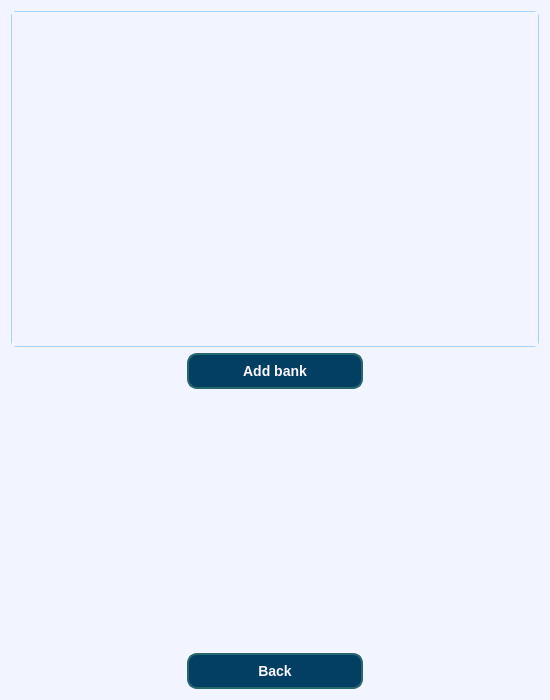
<?xml version="1.0" encoding="UTF-8"?>
<ui version="4.0">
 <class>bank_window</class>
 <widget class="QWidget" name="bank_window">
  <property name="geometry">
   <rect>
    <x>0</x>
    <y>0</y>
    <width>550</width>
    <height>700</height>
   </rect>
  </property>
  <property name="windowTitle">
   <string>bank_window</string>
  </property>
  <property name="styleSheet">
   <string notr="true">QWidget {
    background-color: rgb(242, 244, 255); /* Светлый фон */
}
QToolTip {
    background-color: rgb(3, 63, 99); /* Тёмно-синий фон */
    color: rgb(252, 247, 255); /* Белый цвет текста */
    border: 1px solid rgb(40, 102, 110); /* Бирюзовая обводка */
    border-radius: 5px; /* Закруглённые углы */
    padding: 4px; /* Внутренние отступы */
    font-size: 12px; /* Размер шрифта */
    font-weight: bold; /* Жирный текст */
    font-family: Arial, sans-serif; /* Шрифт */
}

QMessageBox {
    background-color: rgb(242, 244, 255); /* Светлый фон */
    color: rgb(3, 63, 99); /* Темно-синий цвет текста для контраста */
    border: 2px solid rgb(40, 102, 110); /* Бирюзовая обводка */
    border-radius: 8px; /* Закругленные углы */
}

QMessageBox QLabel {
    color: rgb(3, 63, 99); /* Темный цвет текста */
    font-size: 14px; /* Размер шрифта */
}
QMessageBox QPushButton {
    background-color: rgb(3, 63, 99); /* Синий фон кнопки */
    color: rgb(252, 247, 255); /* Белый цвет текста */
    border: none;
    border-radius: 5px;
    padding: 6px 12px; /* Отступы для приятного вида */
}
QMessageBox QPushButton:hover {
    background-color: rgb(40, 102, 110); /* Цвет при наведении */
}
QInputDialog {
    background-color: rgb(242, 244, 255); /* Светлый фон */
    color: rgb(3, 63, 99); /* Темно-синий цвет текста */
    border: 2px solid rgb(40, 102, 110); /* Бирюзовая обводка */
    border-radius: 8px; /* Закругленные углы */
}

QInputDialog QLabel {
    color: rgb(3, 63, 99); /* Темный синий цвет текста */
    font-size: 14px; /* Размер шрифта */
}

QInputDialog QLineEdit {
    background-color: rgb(252, 247, 255); /* Светлый фон поля ввода */
    color: rgb(3, 63, 99); /* Темный текст */
    border: 1px solid rgb(124, 152, 133); /* Граница поля ввода */
    border-radius: 5px; /* Закругленные углы поля ввода */
    padding: 4px; /* Внутренние отступы */
}

QInputDialog QPushButton {
    background-color: rgb(3, 63, 99); /* Синий фон кнопки */
    color: rgb(252, 247, 255); /* Белый цвет текста */
    border: none;
    border-radius: 5px;
    padding: 6px 12px; /* Отступы для приятного вида */
}

QInputDialog QPushButton:hover {
    background-color: rgb(40, 102, 110); /* Цвет при наведении */
}
QPushButton {
    background-color: rgb(3, 63, 99); /* Тёмно-синий основной цвет */
    color: rgb(252, 247, 255); /* Белый цвет текста */
    border: 2px solid rgb(40, 102, 110); /* Бирюзовая обводка */
    border-radius: 10px; /* Закруглённые края */
    padding: 8px 16px; /* Отступы для приятного вида */
    font-size: 14px; /* Размер шрифта */
    font-weight: bold; /* Жирный текст */
}
QPushButton:hover {
    background-color: rgb(40, 102, 110); /* Цвет кнопки при наведении */
    color: rgb(218, 223, 247); /* Голубой текст при наведении */
}
QPushButton:pressed {
    background-color: rgb(124, 152, 133); /* Цвет при нажатии */
}
QScrollArea {
    background-color: rgb(242, 244, 255); /* Светлый фон */
    border: 1px solid rgb(169, 211, 255); /* Тонкая граница */
    border-radius: 5px; /* Закругленные углы */
}
QScrollBar:vertical {
    background-color: rgb(242, 244, 255); /* Цвет фона скроллбара */
    width: 10px; /* Ширина скроллбара */
}
QScrollBar::handle:vertical {
    background-color: rgb(3, 63, 99); /* Основной цвет ползунка */
    border-radius: 5px;
    min-height: 20px; /* Минимальная высота ползунка */
}
QScrollBar::add-line:vertical, QScrollBar::sub-line:vertical {
    background: none; /* Без линий сверху и снизу */
    height: 0px;
}
</string>
  </property>
  <layout class="QGridLayout" name="gridLayout_2">
   <item row="0" column="0">
    <widget class="QScrollArea" name="scrollArea">
     <property name="styleSheet">
      <string notr="true"/>
     </property>
     <property name="frameShape">
      <enum>QFrame::Shape::NoFrame</enum>
     </property>
     <property name="widgetResizable">
      <bool>true</bool>
     </property>
     <widget class="QWidget" name="scrollAreaWidgetContents">
      <property name="enabled">
       <bool>true</bool>
      </property>
      <property name="geometry">
       <rect>
        <x>0</x>
        <y>0</y>
        <width>530</width>
        <height>336</height>
       </rect>
      </property>
     </widget>
    </widget>
   </item>
   <item row="6" column="0">
    <layout class="QGridLayout" name="gridLayout_5">
     <item row="2" column="0">
      <spacer name="horizontalSpacer">
       <property name="orientation">
        <enum>Qt::Orientation::Horizontal</enum>
       </property>
       <property name="sizeType">
        <enum>QSizePolicy::Policy::MinimumExpanding</enum>
       </property>
       <property name="sizeHint" stdset="0">
        <size>
         <width>20</width>
         <height>20</height>
        </size>
       </property>
      </spacer>
     </item>
     <item row="0" column="1">
      <widget class="QPushButton" name="add_button">
       <property name="sizePolicy">
        <sizepolicy hsizetype="MinimumExpanding" vsizetype="Fixed">
         <horstretch>0</horstretch>
         <verstretch>0</verstretch>
        </sizepolicy>
       </property>
       <property name="styleSheet">
        <string notr="true"/>
       </property>
       <property name="text">
        <string>Add bank</string>
       </property>
      </widget>
     </item>
     <item row="2" column="1">
      <spacer name="verticalSpacer">
       <property name="orientation">
        <enum>Qt::Orientation::Vertical</enum>
       </property>
       <property name="sizeType">
        <enum>QSizePolicy::Policy::MinimumExpanding</enum>
       </property>
       <property name="sizeHint" stdset="0">
        <size>
         <width>20</width>
         <height>40</height>
        </size>
       </property>
      </spacer>
     </item>
     <item row="2" column="2">
      <spacer name="horizontalSpacer_2">
       <property name="orientation">
        <enum>Qt::Orientation::Horizontal</enum>
       </property>
       <property name="sizeType">
        <enum>QSizePolicy::Policy::MinimumExpanding</enum>
       </property>
       <property name="sizeHint" stdset="0">
        <size>
         <width>20</width>
         <height>20</height>
        </size>
       </property>
      </spacer>
     </item>
     <item row="3" column="1">
      <widget class="QPushButton" name="back_button">
       <property name="sizePolicy">
        <sizepolicy hsizetype="MinimumExpanding" vsizetype="Fixed">
         <horstretch>0</horstretch>
         <verstretch>0</verstretch>
        </sizepolicy>
       </property>
       <property name="styleSheet">
        <string notr="true"/>
       </property>
       <property name="text">
        <string>Back</string>
       </property>
      </widget>
     </item>
    </layout>
   </item>
  </layout>
 </widget>
 <resources/>
 <connections/>
</ui>
